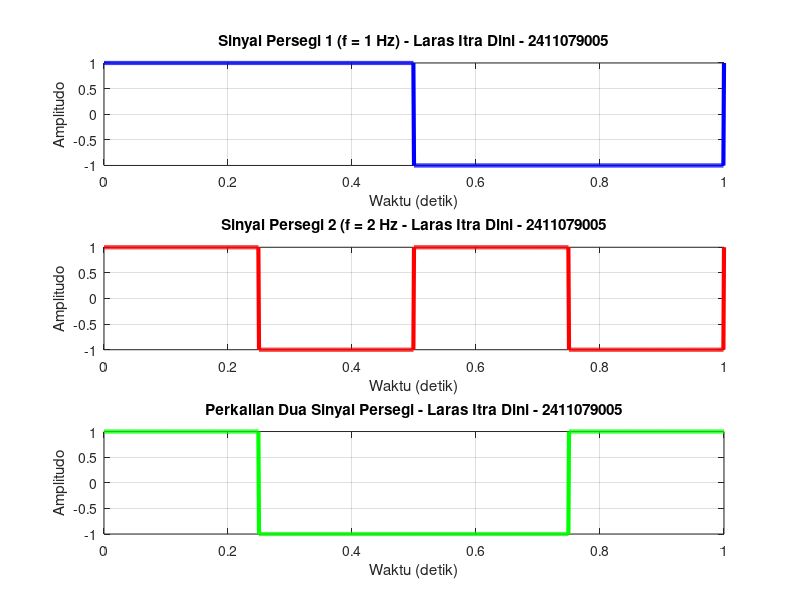

This figure's MATLAB source:
clear all;
clc;
clf;

% Parameter Sinyal
fs = 1000;   % Sampling frequency 
f1 = 1;      % Frekuensi Sinyal 1 
f2 = 2;      % Frekuensi Sinyal 2 
A1 = 2;      % Amplitudo Sinyal 1
A2 = 1;      % Amplitudo Sinyal 2

% Waktu 
t = 0:0.001:1; 

% Sinyal Persegi
x1 = square(2 * pi * f1 * t);  % Sinyal persegi pertama
x2 = square(2 * pi * f2 * t);  % Sinyal persegi kedua

% Penjumlahan Sinyal
y = x1 .* x2;

% Plot Sinyal
figure(1);
subplot(311);
plot(t, x1, 'b', 'LineWidth', 3);
grid on;
title('Sinyal Persegi 1 (f = 1 Hz) - Laras Itra Dini - 2411079005');
xlabel('Waktu (detik)');
ylabel('Amplitudo');

subplot(312);
plot(t, x2, 'r', 'LineWidth', 3);  
grid on;
title('Sinyal Persegi 2 (f = 2 Hz - Laras Itra Dini - 2411079005');
xlabel('Waktu (detik)');
ylabel('Amplitudo');

subplot(313);
plot(t, y, 'g', 'LineWidth', 3); 
grid on;
title('Perkalian Dua Sinyal Persegi - Laras Itra Dini - 2411079005');
xlabel('Waktu (detik)');
ylabel('Amplitudo');
